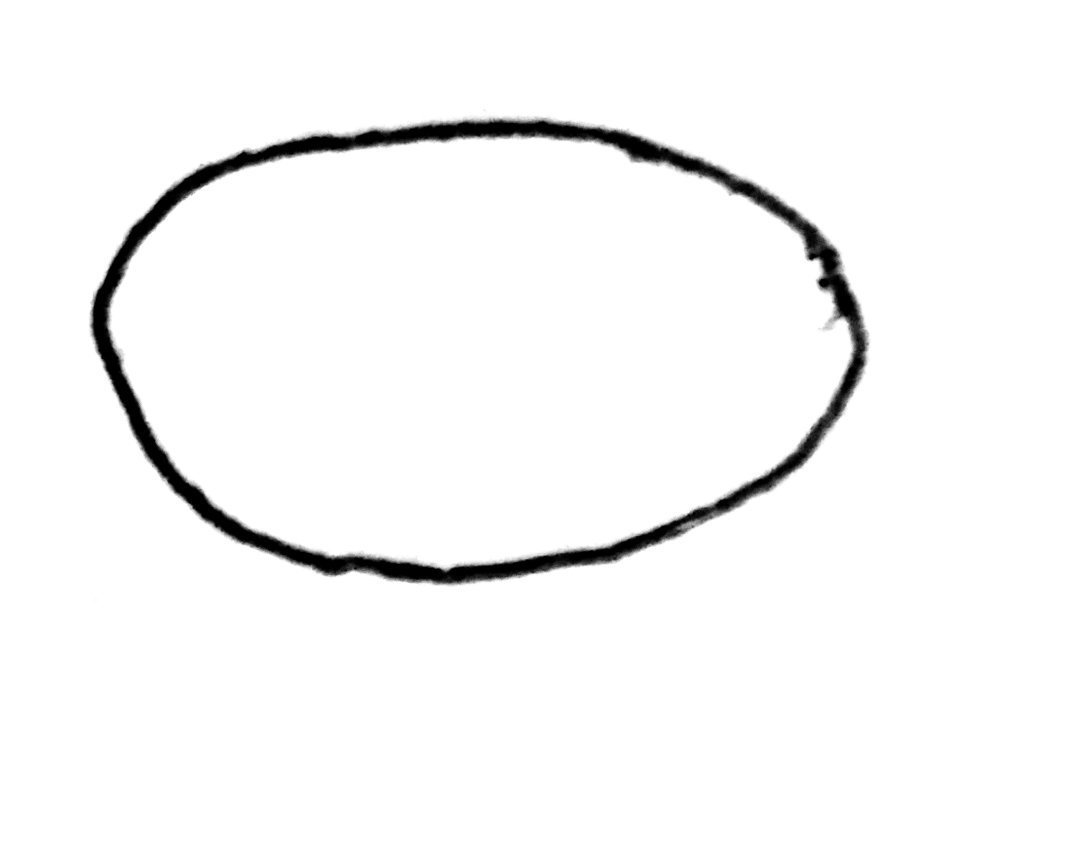
#> input picture lab4/Data/0.jpg, 1080 x 851 px; its folder holds only this picture in this run
$ jupyter execute --allow-errors lab4.ipynb
#> lines starting #> are read from the running program, lines starting #| are printed output that depends on the picture
#> `img = Image.open(image_file_name).resize((28,28)).convert('L').rotate(..`:
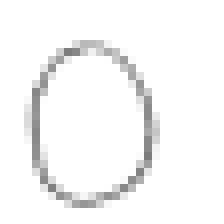
#> img: PIL image 28x28 L (shown 8 times larger); min 124, max 255, mean 246.4
#> `img = sharpness.enhance(4)`:
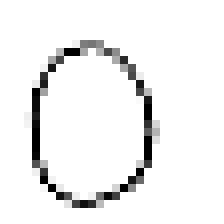
#> img: PIL image 28x28 L (shown 8 times larger); min 0, max 255, mean 239.5
#> `img = contrast.enhance(2)`:
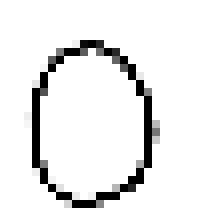
#> img: PIL image 28x28 L (shown 8 times larger); min 0, max 255, mean 235.8
[cell 1]
import numpy as np
import os
from tensorflow.keras import Sequential
from tensorflow.keras.layers import Conv2D, MaxPooling2D, Flatten, Dense, Dropout
from tensorflow.keras.datasets import mnist
from tensorflow.keras.utils import to_categorical
import matplotlib.pyplot as plt
from PIL import Image, ImageEnhance

# Loading MNIST Dataset

#> (a cell that did not finish here is left out)

# Image Pre-processing

1. Reshapping images to set number of channels (1 for grayscale)
2. Normalizing input data
3. Turning true values to one-hot encoding

#> (a cell that did not finish here is left out)

# Building Model

#> (a cell that did not finish here is left out)

# Fitting Model

#> (a cell that did not finish here is left out)

# Loss Results Visualized

[cell 6]
plt.figure(figsize=(12,6))
#> (the rest of this cell did not finish here and is left out)

# Accuracy Results Visualized

[cell 7]
plt.figure(figsize=(12,6))
#> (the rest of this cell did not finish here and is left out)

# Evaluation Results

#> (a cell that did not finish here is left out)

[cell 9]
fig = plt.figure(figsize=(16,8))

image_folder = './Data'
#> (the rest of this cell did not finish here and is left out)

$ run again, on lab4/Data/4.jpg
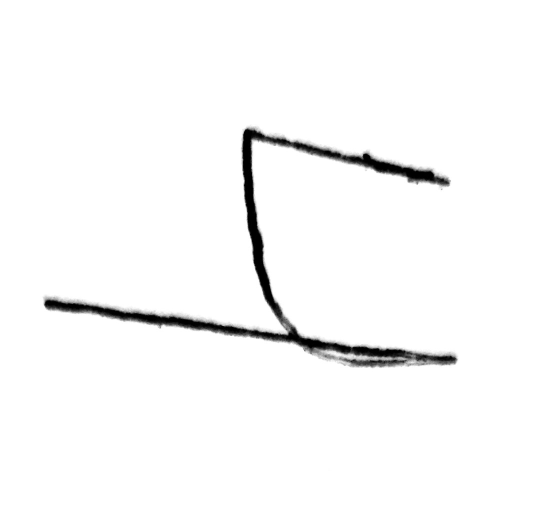
#> input picture lab4/Data/4.jpg, 1080 x 1032 px (shown at 1/2 size)
#> `img = sharpness.enhance(4)`:
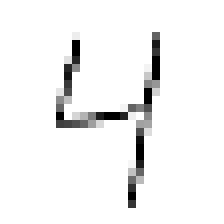
#> img: PIL image 28x28 L (shown 8 times larger); min 0, max 255, mean 242.7
#> `img = contrast.enhance(2)`:
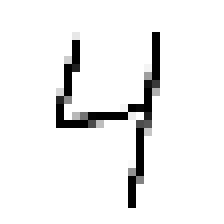
#> img: PIL image 28x28 L (shown 8 times larger); min 0, max 255, mean 238.9

$ run again, on lab4/Data/5.jpg
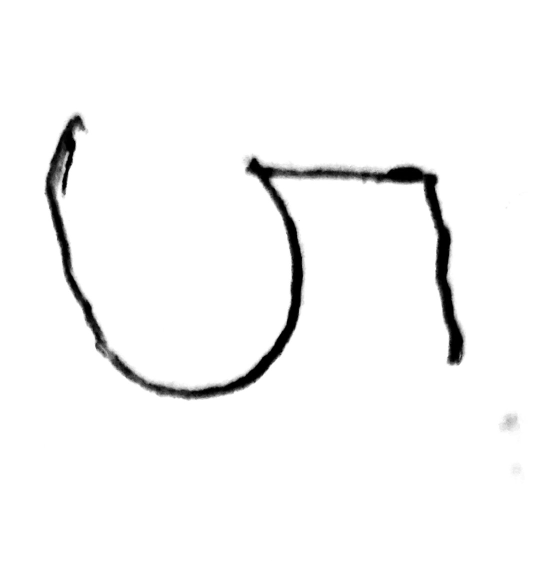
#> input picture lab4/Data/5.jpg, 1080 x 1122 px (shown at 1/2 size)
#> `img = sharpness.enhance(4)`:
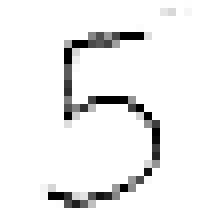
#> img: PIL image 28x28 L (shown 8 times larger); min 0, max 255, mean 240.1
#> `img = contrast.enhance(2)`:
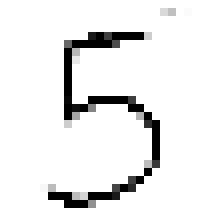
#> img: PIL image 28x28 L (shown 8 times larger); min 0, max 255, mean 236.1

$ run again, on lab4/Data/6.jpg
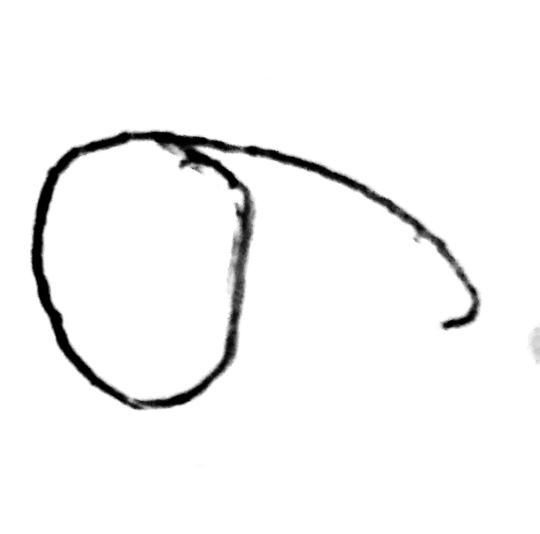
#> input picture lab4/Data/6.jpg, 1080 x 1067 px (shown at 1/2 size)
#> `img = sharpness.enhance(4)`:
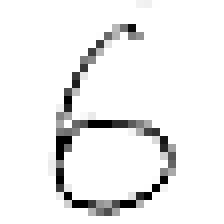
#> img: PIL image 28x28 L (shown 8 times larger); min 0, max 255, mean 238.5
#> `img = contrast.enhance(2)`:
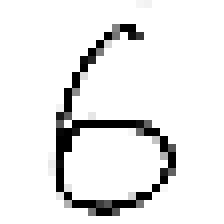
#> img: PIL image 28x28 L (shown 8 times larger); min 0, max 255, mean 233.2

$ run again, on lab4/Data/1.jpg
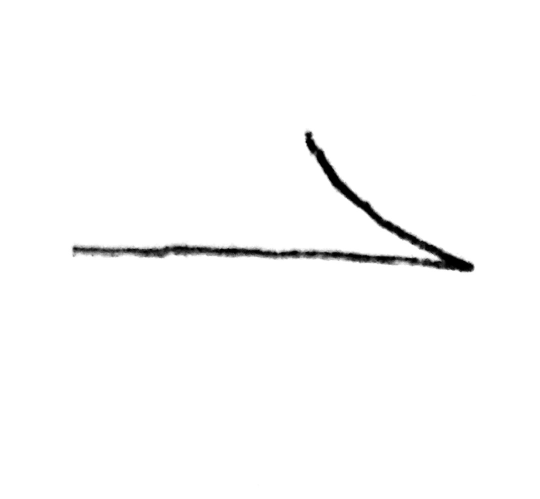
#> input picture lab4/Data/1.jpg, 1080 x 998 px (shown at 1/2 size)
#> `img = sharpness.enhance(4)`:
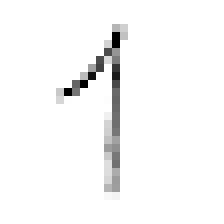
#> img: PIL image 28x28 L (shown 8 times larger); min 0, max 255, mean 247.8
#> `img = contrast.enhance(2)`:
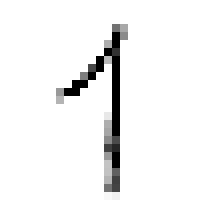
#> img: PIL image 28x28 L (shown 8 times larger); min 0, max 255, mean 243.9
